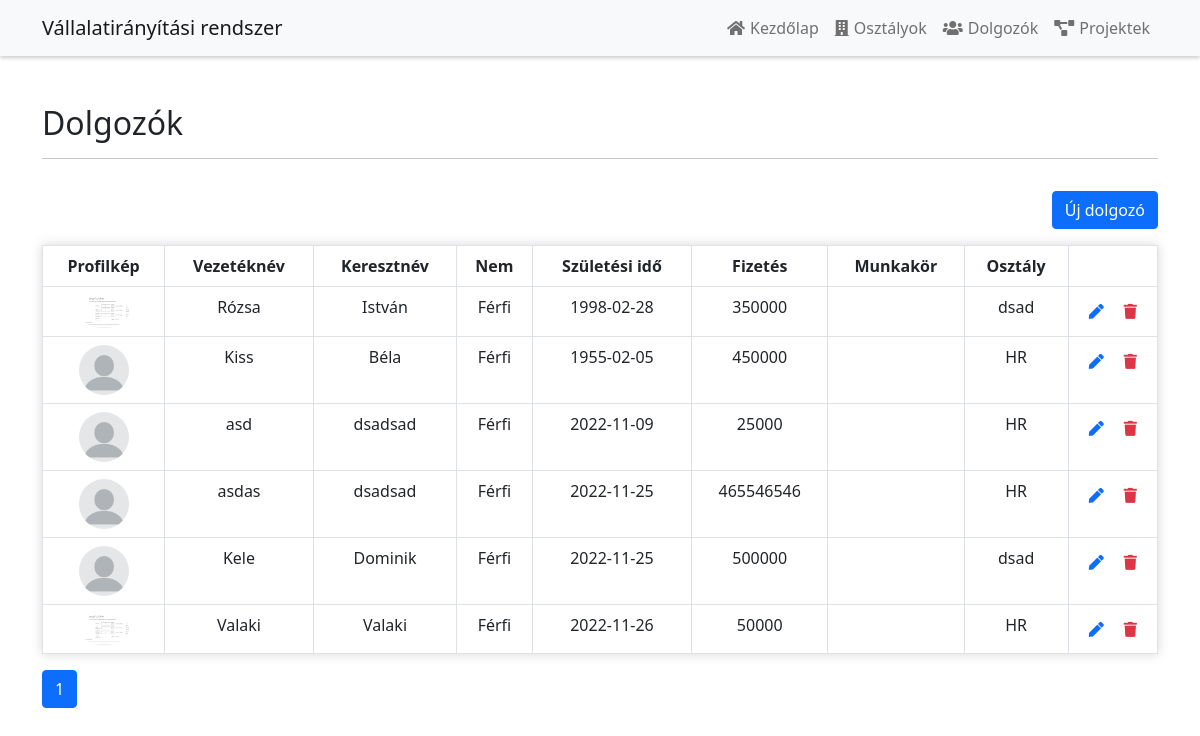
Screenshot of /employe.php with the database file from the repository.
### tables this page shows
CREATE TABLE `dolgozo` (
  `id` int(11) NOT NULL,
  `veznev` varchar(40) NOT NULL,
  `kernev` varchar(40) NOT NULL,
  `nem` tinyint(4) NOT NULL,
  `szulido` date NOT NULL,
  `fizetes` int(11) NOT NULL,
  `munkakor` varchar(40) NOT NULL,
  `profilkep` varchar(50) DEFAULT NULL,
  `osztaly_id` int(11) DEFAULT NULL
);

CREATE TABLE `osztaly` (
  `id` int(11) NOT NULL,
  `nev` varchar(40) NOT NULL,
  `manager_id` int(11) DEFAULT NULL
);

### employe.php (the view)
<?php
include('functions.php');
$pdo = pdo_connect_mysql();
$perPage = 15;
$total_row = $pdo->query('SELECT dolgozo.* FROM dolgozo')->rowCount();
$pages = ceil($total_row / $perPage);
$page = isset($_GET['page']) ? $_GET["page"] : 1;
$start = ($page - 1) * $perPage;
$query = "SELECT dolgozo.* FROM dolgozo LIMIT $start,$perPage";
$dolgozok = $pdo->query($query)->fetchAll(PDO::FETCH_ASSOC);
?>
<?= template_header('Dolgozók') ?>
<div class="container">
    <div class="row mt-5 mb-3">
        <div class="col-lg-12">
            <h2>Dolgozók</h2>
            <hr>
        </div>
    </div>
    <div class="row mb-3">
        <div class="col-lg-12 text-end">
            <a class="btn btn-primary" href="new_employe.php">Új dolgozó</a>
        </div>
    </div>
    <table class="table table-bordered">
        <thead>
        <tr>
            <th>Profilkép</th>
            <th>Vezetéknév</th>
            <th>Keresztnév</th>
            <th>Nem</th>
            <th>Születési idő</th>
            <th>Fizetés</th>
            <th>Munkakör</th>
            <th>Osztály</th>
            <th></th>
        </tr>
        </thead>
        <tbody>
        <?php if (!empty($dolgozok)): ?>
            <?php foreach ($dolgozok as $dolgozo): ?>
                <tr>
                    <td><img alt="profile" class="profileimg" src="<?php echo (empty($dolgozo["profilkep"])) ? "./img/profileavatar.webp" : "./profileimg/".$dolgozo["profilkep"]; ?>"></td>
                    <td><?= $dolgozo['veznev'] ?></td>
                    <td><?= $dolgozo['kernev'] ?></td>
                    <td><?= ($dolgozo['nem'] == 0) ? "Nő" : "Férfi" ?></td>
                    <td><?= $dolgozo['szulido'] ?></td>
                    <td><?= $dolgozo['fizetes'] ?></td>
                    <td><?= $dolgozo['munkakor'] ?></td>
                    <td>
                        <?php
                        $stmt = $pdo->prepare("SELECT osztaly.nev FROM osztaly WHERE osztaly.id = ?");
                        $stmt->execute([$dolgozo["osztaly_id"]]);
                        $osztaly = $stmt->fetchColumn();
                        if ($osztaly) {
                            echo $osztaly;
                        } else {
                            echo "Nincs megadva osztály";
                        }
                        ?>
                    </td>
                    <td class="actions">
                        <a href="edit_employe.php?id=<?= $dolgozo['id'] ?>" class="edit"><i
                                    class="fas fa-pen fa-xs"></i></a>
                        <a href="delete.php?dolgozo_id=<?= $dolgozo['id'] ?>" class="trash text-danger"><i
                                    class="fas fa-trash fa-xs"></i></a>
                    </td>
                </tr>
            <?php endforeach; ?>
        <?php else: ?>
            <tr>
                <td colspan="9">Nincs rögzítve dolgozó.</td>
            </tr>
        <?php endif; ?>
        </tbody>
    </table>
    <ul class="pagination">
        <?php for ($i = 1; $i <= $pages; $i++): ?>
            <li class="page-item<?php echo ($i == $page) ? " active" : "" ?>"><a class="page-link"
                                                                                 href='<?php echo "?page=$i"; ?>'>
                    <?php echo $i; ?>
                </a></li>
        <?php endfor; ?>
    </ul>
</div>
<?= template_footer() ?>

### style/main.css (style rules this page uses)
.actions .edit { margin: 0 15px 0 0; }
.actions { font-size: 20px; text-align: center; }
.profileimg { width: 50px; border-radius: 50%; }
.card, .table { box-shadow: 0 0 10px 0 rgba(100, 100, 100, 0.26); }
.table { text-align: center; }

### rows the page displays
dolgozo: profilkep (picture), veznev "Rózsa", kernev "István", nem "Férfi", szulido "1998-02-28", fizetes "350000", osztaly.nev "dsad"
dolgozo: veznev "Kiss", kernev "Béla", nem "Férfi", szulido "1955-02-05", fizetes "450000", osztaly.nev "HR"
dolgozo: veznev "asd", kernev "dsadsad", nem "Férfi", szulido "2022-11-09", fizetes "25000", osztaly.nev "HR"
dolgozo: veznev "asdas", kernev "dsadsad", nem "Férfi", szulido "2022-11-25", fizetes "465546546", osztaly.nev "HR"
dolgozo: veznev "Kele", kernev "Dominik", nem "Férfi", szulido "2022-11-25", fizetes "500000", osztaly.nev "dsad"
dolgozo: profilkep (picture), veznev "Valaki", kernev "Valaki", nem "Férfi", szulido "2022-11-26", fizetes "50000", osztaly.nev "HR"
